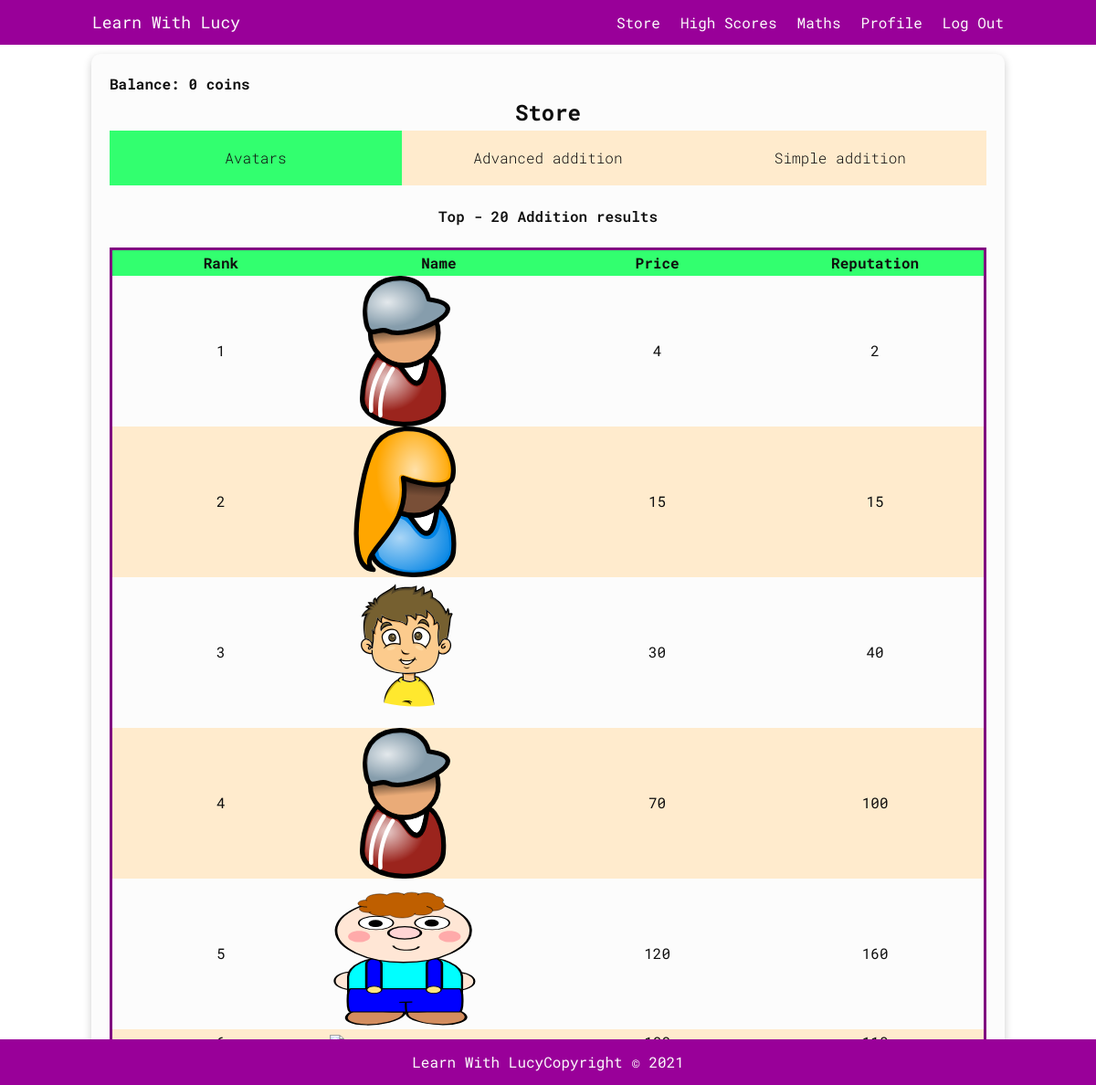
/store/ (signed in), run on the app's committed database.
### users/models.py (models this page shows, shortened)
class Profile(models.Model):
    user = models.OneToOneField(User, on_delete=models.CASCADE)
    age = models.IntegerField(default=0)
    coins = models.IntegerField(default=0)
    image = models.FileField(default='default.svg')
    created_at = models.DateTimeField(auto_now_add=True, null=True)
    profile_pet = models.ForeignKey(
        Pet, on_delete=models.CASCADE, null=True)
    profile_dwelling = models.ForeignKey(
        Dwelling, on_delete=models.CASCADE, null=True)

### main/models.py (models this page shows, shortened)
class Pet(models.Model):
    name = models.CharField(max_length=100)
    image = models.FileField(default='dog.svg', upload_to='pet_pics')
    price = models.IntegerField(default=0)
    reputation = models.IntegerField(default=0)

class Avatar(Pet):
    pass

class Pet(models.Model):
    name = models.CharField(max_length=100)
    image = models.FileField(default='dog.svg', upload_to='pet_pics')
    price = models.IntegerField(default=0)
    reputation = models.IntegerField(default=0)

### main/views.py (the view)
# urls.py: path('store/', views.store, name="store"),
def store(request):
    user_profile = request.user.profile
    avatars = Avatar.objects.all()
    if request.method == "POST":
        choice = list(request.POST.items())
        item = Avatar.objects.get(name=choice[1][0])
        if user_profile.pet_purschase(item) == "Congratulations! You have a new pet!":
            return redirect('profile')
    user = request.user.profile.coins
    print("Money: ", user)
    context = {
        'avatars': avatars,
    }
    return render(request, 'main/store.html', context)

### main/templates/main/store.html (shortened to what this page needs)
{% extends 'main/base.html' %}
{% load static %}
{% block content %}
<section class="highscores">
  <div class="container cover">
    <div class="card">
      <h4>Balance: {{user.profile.coins}} coins</h4>
      <h1 class="flex">Store</h1>
      <div class="tab-box">
        <div class="box-tabs">
          <div class="single-tab">Avatars</div>
          <div class="single-tab">Advanced addition</div>
          <div class="single-tab">Simple addition</div>
        </div>
        <div id="box-text">
          <table class="table">
            <caption>Top - 20 Addition results</caption>
            <thead>
              <tr class="tr-head">
                <th scope="col">Rank</th>
                <th scope="col">Name</th>
                <th scope="col">Price</th>
                <th scope="col">Reputation</th>
              </tr>
            </thead>
            <tbody>
              {% for avatar in avatars %}
              <tr class="tr-data">
                <td>{{ forloop.counter }}</td>
                <td><img class="secondary-img flex" src="{{avatar.image.url}}"></td>
                <td>{{avatar.price}}</td>
                <td>{{avatar.reputation}}</td>
              </tr>
              {% endfor %}
            </tbody>
          </table>
        </div>
      </div>
    </div>
  </div>
</section>
{% endblock content %}

### main/static/main/style.css (style rules this page uses)
:root { --primary-color: #990099; --light-color: rgb(252, 252, 252); --dark-color: rgb(15, 15, 15); }
* { box-sizing: border-box; padding: 0; margin: 0; }
body { font-family: "Roboto Mono", monospace; color: var(--dark-color); line-height: 1.6; }
*, *:before, *:after { box-sizing: border-box; }
img { width: 100%; }
caption { padding: 20px; font-weight: 600; }
.secondary-img { max-width: 165px; max-height: 165px; }
.table { table-layout: fixed; width: 100%; border-collapse: collapse; border: 3px solid purple; text-align: center; }
.tr-head { padding: 20px; background-color: rgb(50, 255, 111); }
.tr-data:nth-child(2n) { background-color: blanchedalmond; }
.tab-box { display: inline-block; margin: auto; font-size: 0; background-color: var(--light-color); color: var(--dark-color); }
.tab-box .box-tabs { display: flex; width: 100%; text-align: left; background-color: blanchedalmond; }
.tab-box .box-tabs .single-tab { cursor: pointer; font-size: 16px; font-weight: 300; margin: 0; padding: 0 5px; height: 60px; line-height: 60px; width: 33.33%; text-align: center; }
.tab-box #box-text { text-align: left; font-weight: normal; font-size: 16px; line-height: 28px; }
.container { max-width: 1100px; margin: 0 auto; padding: 0 40px; }
.flex { display: flex; justify-content: center; align-items: center; }
.card { background-color: var(--light-color); color: var(--dark-color); border-radius: 10px; box-shadow: 0 3px 10px rgba(0, 0, 0, 0.2); padding: 20px; margin: 10px; }

### data on the page
Avatar: image (picture), price "4", reputation "2"
Avatar: image (picture), price "15", reputation "15"
Avatar: image (picture), price "30", reputation "40"
Avatar: image (picture), price "70", reputation "100"
Avatar: image (picture), price "120", reputation "160"

### other printed values
{{ user.profile.coins }} "0"
